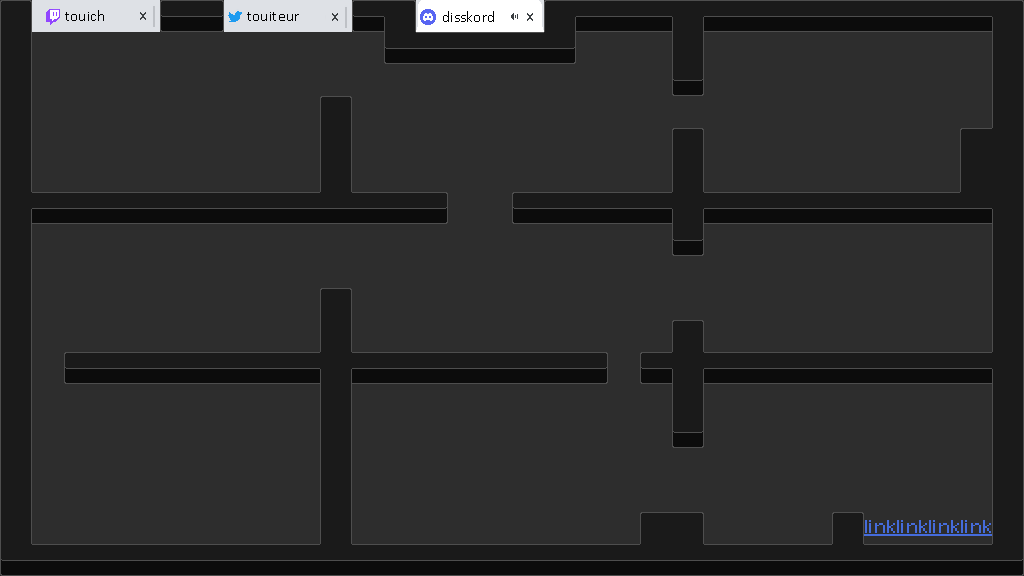

Rendered tile map (Tiled .tmx) drawn with the repository's tilesets; below, a short description and the map source with its tile grids summarised:
An orthogonal 32x18 tile map with 32x32 px tiles, 3 tile layers (fond, deco, blocs), 2 hidden layers not drawn, 2 tilesets and 15 objects.

<map version="1.5" tiledversion="1.7.2" orientation="orthogonal" renderorder="right-down" width="32" height="18" tilewidth="32" tileheight="32" infinite="0" nextlayerid="7" nextobjectid="18">
 <editorsettings>
  <export target="background discord.json" format="json" />
 </editorsettings>
 <tileset firstgid="1" name="background discord tiles" tilewidth="32" tileheight="32" tilecount="100" columns="10">
  <image source="background discord.png" width="320" height="320" />
  <tile id="0">
   <properties>
    <property name="estSolide" type="bool" value="true" />
   </properties>
  </tile>
  <tile id="1">
   <properties>
    <property name="estSolide" type="bool" value="true" />
   </properties>
  </tile>
  <tile id="2">
   <properties>
    <property name="estSolide" type="bool" value="true" />
   </properties>
  </tile>
  <tile id="10">
   <properties>
    <property name="estSolide" type="bool" value="true" />
   </properties>
  </tile>
  <tile id="11">
   <properties>
    <property name="estSolide" type="bool" value="true" />
   </properties>
  </tile>
  <tile id="12">
   <properties>
    <property name="estSolide" type="bool" value="true" />
   </properties>
  </tile>
  <tile id="14">
   <properties>
    <property name="linkTP" type="bool" value="true" />
   </properties>
  </tile>
  <tile id="20">
   <properties>
    <property name="estSolide" type="bool" value="true" />
   </properties>
  </tile>
  <tile id="21">
   <properties>
    <property name="estSolide" type="bool" value="true" />
   </properties>
  </tile>
  <tile id="22">
   <properties>
    <property name="estSolide" type="bool" value="true" />
   </properties>
  </tile>
  <tile id="30">
   <properties>
    <property name="estSolide" type="bool" value="true" />
   </properties>
  </tile>
  <tile id="31">
   <properties>
    <property name="estSolide" type="bool" value="true" />
   </properties>
  </tile>
  <tile id="32">
   <properties>
    <property name="estSolide" type="bool" value="true" />
   </properties>
  </tile>
  <tile id="33">
   <properties>
    <property name="estSolide" type="bool" value="true" />
   </properties>
  </tile>
  <tile id="40">
   <properties>
    <property name="estSolide" type="bool" value="true" />
   </properties>
  </tile>
  <tile id="41">
   <properties>
    <property name="estSolide" type="bool" value="true" />
   </properties>
  </tile>
  <tile id="42">
   <properties>
    <property name="estSolide" type="bool" value="true" />
   </properties>
  </tile>
  <tile id="43">
   <properties>
    <property name="estSolide" type="bool" value="true" />
   </properties>
  </tile>
  <tile id="44">
   <properties>
    <property name="estSolide" type="bool" value="true" />
   </properties>
  </tile>
  <tile id="50">
   <properties>
    <property name="estSolide" type="bool" value="true" />
   </properties>
  </tile>
  <tile id="51">
   <properties>
    <property name="estSolide" type="bool" value="true" />
   </properties>
  </tile>
  <tile id="52">
   <properties>
    <property name="estSolide" type="bool" value="true" />
   </properties>
  </tile>
  <tile id="53">
   <properties>
    <property name="estSolide" type="bool" value="true" />
   </properties>
  </tile>
  <tile id="54">
   <properties>
    <property name="estSolide" type="bool" value="true" />
   </properties>
  </tile>
  <tile id="61">
   <properties>
    <property name="estSolide" type="bool" value="true" />
   </properties>
  </tile>
  <tile id="62">
   <properties>
    <property name="estSolide" type="bool" value="true" />
   </properties>
  </tile>
 </tileset>
 <tileset firstgid="101" name="onglets" tilewidth="32" tileheight="32" tilecount="24" columns="8">
  <image source="../onglets.png" width="256" height="96" />
 </tileset>
 <layer id="1" name="fond" width="32" height="18">
  <data>[576 cells, 576 non-empty, 1 distinct tile ids]</data>
 </layer>
 <layer id="5" name="deco" width="32" height="18">
  <data>[576 cells, 12 non-empty, 12 distinct tile ids]</data>
 </layer>
 <layer id="2" name="blocs" width="32" height="18">
  <data>[576 cells, 173 non-empty, 20 distinct tile ids]</data>
 </layer>
 <layer id="3" name="linkTP_twitch" width="32" height="18" visible="0">
  <data>[576 cells, 4 non-empty, 1 distinct tile ids]</data>
 </layer>
 <layer id="4" name="linkTP_twitter" width="32" height="18" visible="0">
  <data>[576 cells, 8 non-empty, 1 distinct tile ids]</data>
 </layer>
 <objectgroup id="6" name="subsGroup">
  <object id="1" gid="15" x="241.806" y="444.935" width="32" height="32" />
  <object id="2" gid="15" x="230.693" y="516.054" width="32" height="32" />
  <object id="3" gid="15" x="155.13" y="439.379" width="32" height="32" />
  <object id="4" gid="15" x="138.461" y="514.943" width="32" height="32" />
  <object id="5" gid="15" x="72.8985" y="508.276" width="32" height="32" />
  <object id="7" gid="15" x="815.201" y="472.716" width="32" height="32" />
  <object id="8" gid="15" x="472.942" y="302.698" width="32" height="32" />
  <object id="9" gid="15" x="426" y="537.5" width="32" height="32" />
  <object id="10" gid="15" x="365.5" y="456.5" width="32" height="32" />
  <object id="11" gid="15" x="669.5" y="302.5" width="32" height="32" />
  <object id="13" gid="15" x="907" y="87" width="32" height="32" />
  <object id="14" gid="15" x="773" y="163" width="32" height="32" />
  <object id="15" gid="15" x="943.5" y="438" width="32" height="32" />
  <object id="16" gid="15" x="609.5" y="65.5" width="32" height="32" />
  <object id="17" gid="15" x="53.5" y="176" width="32" height="32" />
 </objectgroup>
</map>
